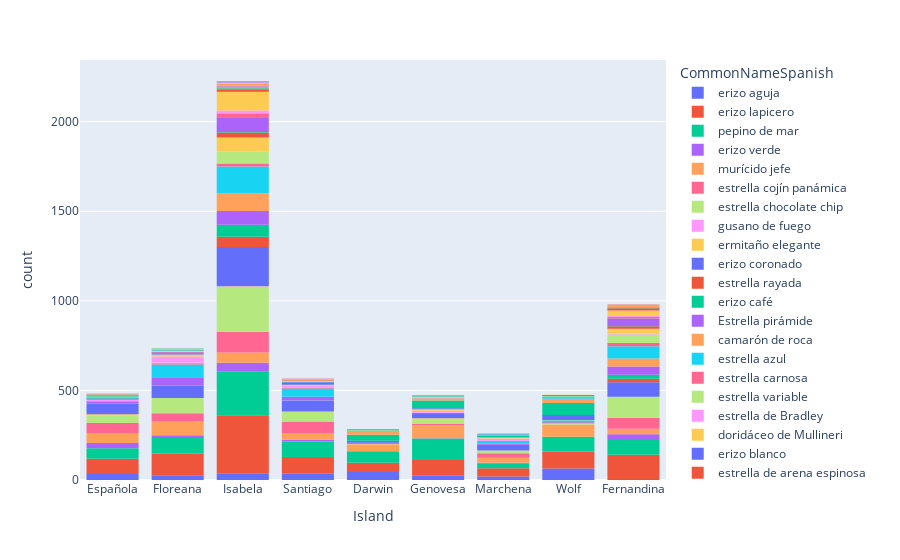

Here is the notebook cell this chart was saved with:
### Code cell
# Vamos a mostrar la distribución de animales por isla
import plotly.express as px
fig = px.histogram(df, x="Island", color="CommonNameSpanish")
fig.show()
